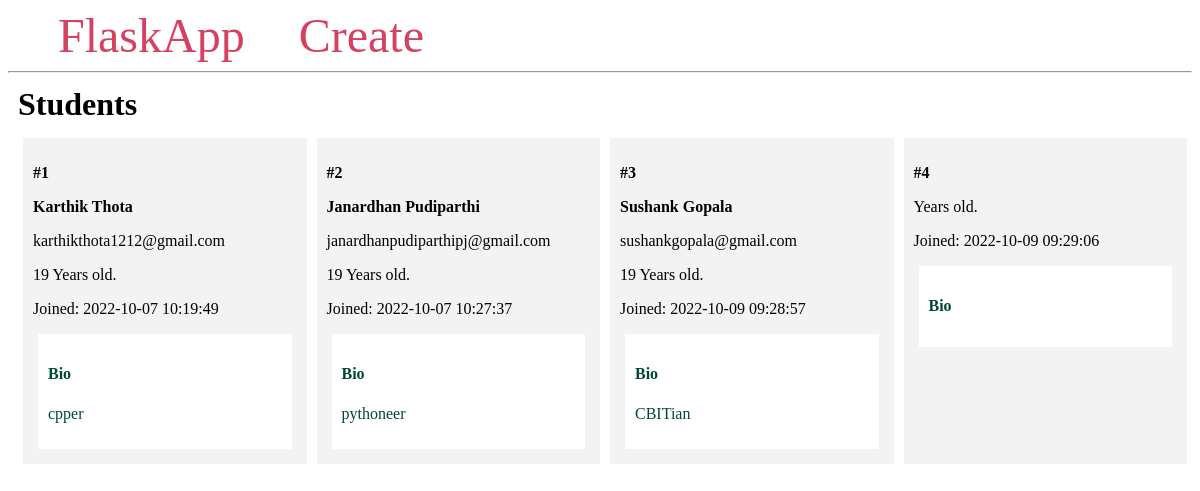
The page / on the database its author committed.
### app.py (models this page shows, shortened)
class Students(db.Model):
    id=db.Column(db.Integer,primary_key=True)
    firstname=db.Column(db.String(100),nullable=False)
    lastname=db.Column(db.String(100),nullable=False)
    email=db.Column(db.String(100),unique=True,nullable=False)
    age=db.Column(db.Integer)
    created_at=db.Column(db.DateTime(timezone=True),server_default=func.now())
    bio=db.Column(db.Text)

### app.py (the view)
@app.route('/')
def index():
    students=Students.query.all()
    return render_template('index.html',students=students)

### templates/index.html
{% extends 'base.html' %}
{% block content %}
    <h1 class="title">{% block title %} Students {% endblock %}</h1>
    <div class="content">
        {% for student in students %}
            <div class="student">
                <p><b>#{{ student.id }}</b></p>
                <b>
                    <p class="name">{{ student.firstname }} {{ student.lastname }}</p>
                </b>
                <p>{{ student.email }}</p>
                <p>{{ student.age }} Years old.</p>
                <p>Joined: {{ student.created_at }}</p>
                <div class="bio">
                    <h4>Bio</h4>
                    <p>{{ student.bio }}</p>
                </div>
            </div>
        {% endfor %}
    </div>
{% endblock %}

### templates/base.html (shortened to what this page needs)
<!DOCTYPE html>
<html lang="en">
<head>
</head>
<body>
    <nav>
        <a href="{{url_for('index')}}">FlaskApp</a>
        <a href="{{url_for('create')}}">Create</a>
    </nav>
    <hr>
    <div class="content">
        {% block content %} {% endblock %}
    </div>
</body>
</html>

### templates/base.html (style rules this page uses)
.title { margin: 5px; }
.content { margin: 5px; width: 100%; display: flex; flex-direction: row; flex-wrap: wrap; }
.student { flex: 20%; padding: 10px; margin: 5px; background-color: #f3f3f3; inline-size: 100%; }
.bio { padding: 10px; margin: 5px; background-color: #ffffff; color: #004835; }
nav a { color: #d64161; font-size: 3em; margin-left: 50px; text-decoration: none; }

### rows shown on the page
Students: id "1", firstname "Karthik", lastname "Thota", email "karthikthota1212@gmail.com", age "19", created_at "2022-10-07 10:19:49", bio "cpper"
Students: id "2", firstname "Janardhan", lastname "Pudiparthi", email "janardhanpudiparthipj@gmail.com", age "19", created_at "2022-10-07 10:27:37", bio "pythoneer"
Students: id "3", firstname "Sushank", lastname "Gopala", email "sushankgopala@gmail.com", age "19", created_at "2022-10-09 09:28:57", bio "CBITian"
Students: id "4", created_at "2022-10-09 09:29:06"
